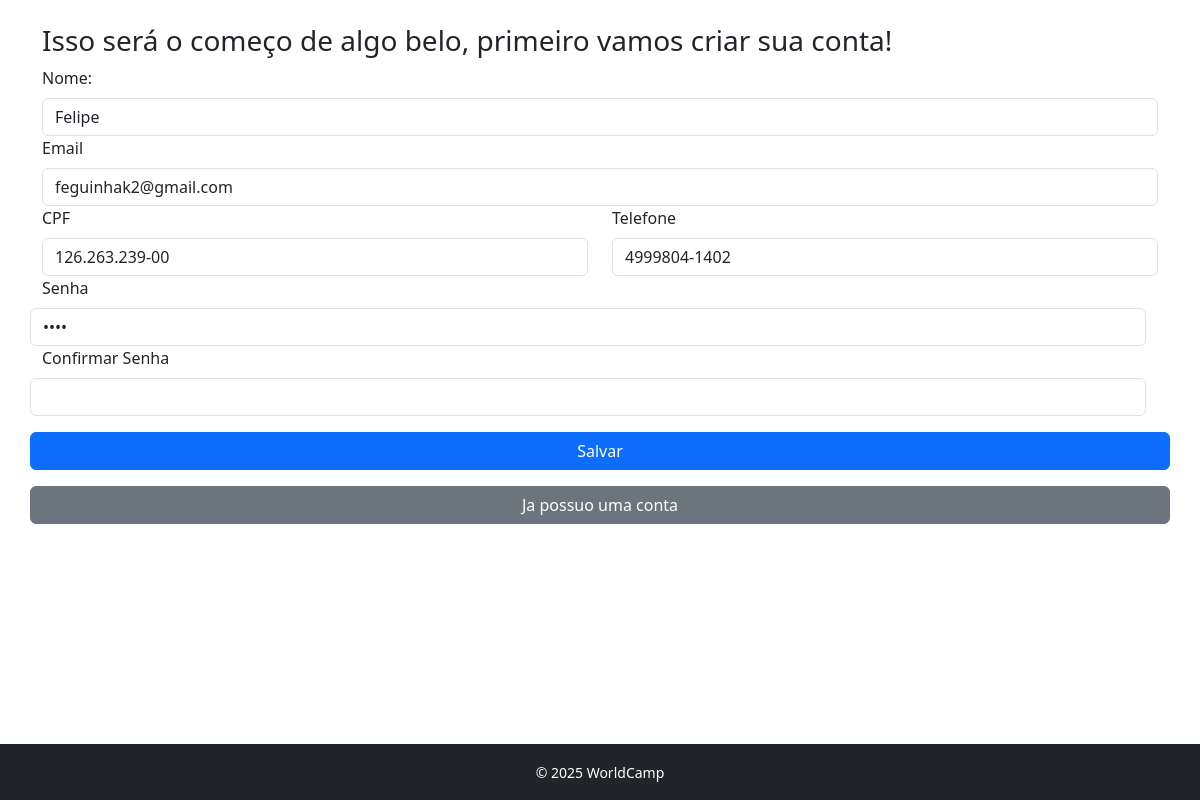
/usuario/criarConta.php?id=3, run on the app's committed database.
### tables this page shows
CREATE TABLE IF NOT EXISTS `listausuarios` (
  `Id` int NOT NULL AUTO_INCREMENT,
  `nome` varchar(50) NOT NULL DEFAULT '0',
  `email` varchar(50) NOT NULL DEFAULT '0',
  `cpf` varchar(50) NOT NULL DEFAULT '',
  `telefone` varchar(50) NOT NULL DEFAULT '',
  `senha` varchar(50) NOT NULL DEFAULT '',
  PRIMARY KEY (`Id`)
);

### database/db.class.php (called while the page is built, shortened)
<?php
class db
{
    private $host = "localhost";
    private $user = "root";
    private $password = "";
    private $port = "3306";
    private $dbname = "WorldCamp";
    function conn()
    {
        try {
            $conn = new PDO(
                "mysql:host=$this->host;dbname=$this->dbname;port=$this->port",
                $this->user,
                $this->password,
                [
                    PDO::ATTR_ERRMODE,
                    PDO::ERRMODE_EXCEPTION,
                    PDO::MYSQL_ATTR_INIT_COMMAND => " SET NAMES utf8"
                ]
            );
            return $conn;
        } catch (PDOException $e) {
            echo "Erro: " . $e->getMessage();
        }
    }
    public function find($id)
    {
        $conn = $this->conn();
        $sql = "SELECT * FROM listausuarios WHERE id = ?";
        $st = $conn->prepare($sql);
        $st->execute([$id]);
        return $st->fetchObject();
    }
}
?>

### usuario/criarConta.php (the view, shortened to what this page needs)
<?php
include '../header.php';
include '../database/db.class.php';
$db = new db();
if (!empty($_GET['id'])) {
    $data = $db->find($_GET['id']);
}
?>
<h3>Isso será o começo de algo belo, primeiro vamos criar sua conta!</h3>
<form action="" method="post">
    <div class="row">
        <div class="col-0">
            <label for="nome" class="form-label">Nome:</label>
            <input type="text" class="form-control" id="nome" name="nome" value="<?= $data->nome ?? '' ?>" required>
        </div>
        <div class="col-0">
            <label for="email" class="form-label">Email</label>
            <input type="email" class="form-control" id="email" name="email" value="<?= $data->email ?? '' ?>" required>
        </div>
    </div>
    <div class="row">
        <div class="col">
            <label for="cpf" class="form-label">CPF</label>
            <input type="text" class="form-control" id="cpf" name="cpf" value="<?= $data->cpf ?? '' ?>" required>
        </div>
        <div class="col">
            <label for="telefone" class="form-label">Telefone</label>
            <input type="text" class="form-control" id="telefone" name="telefone" value="<?= $data->telefone ?? '' ?>" required>
        </div>
        <div class="row">
            <label for="senha" class="form-label">Senha</label>
            <input type="password" class="form-control" id="senha" name="senha" value="<?= $data->senha ?? '' ?>" required>
        </div>
        <div class="row">
            <label for="senha" class="form-label">Confirmar Senha</label>
            <input type="password" class="form-control" id="c_senha" name="c_senha" required>
        </div>
    </div>
    <div class="row">
        <button type="submit" class="btn btn-primary mt-3">Salvar</button>
        <a href="./login.php" class="btn btn-secondary mt-3">Ja possuo uma conta</a>
    </div>
</form>
<?php
include '../footer.php';
?>

### data on the page
listausuarios: nome "Felipe", email "feguinhak2@gmail.com", cpf "126.263.239-00", telefone "4999804-1402"
